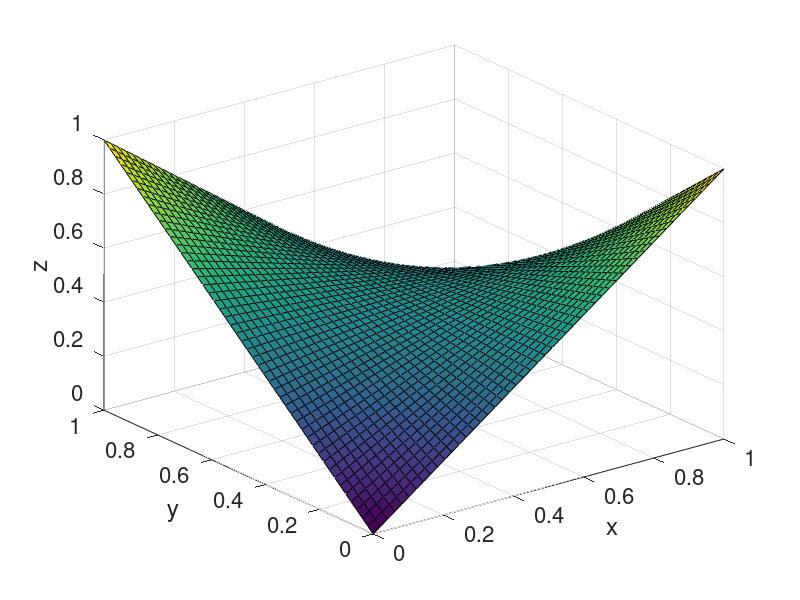

The MATLAB source for this figure:
clear
clc

%Inputs:
Nx=50;
Ny=50 ;
Lx=1;
Ly=1;

%Grid
x=linspace(0,Lx,Nx);
y=linspace(0,Ly,Ny);
dx = x(2)-x(1) ;
dy = y(2)-y(1) ;

%Initialize matrices
N=Nx * Ny ;         %(number of unknowns)
M=zeros(N,N);        % N rows and N columns
B=zeros(N,1);        % N rows and 1 column

%Interior Points
for i=2:Nx-1    %Loop over the x direction skipping the 1st and last grid points.
    for j=2:Ny-1  %Loop over the y direction skipping the 1st and last grid points.
  n=i+(j-1)*Nx ;    %converting from the i,j grid to the n-th grid.
  M(n,n)=-4 ;    %Main diagonal
  M(n,n-1)=1;    %off diagonal to the left
  M(n,n+1)=1;    %off diagonal to the right
  M(n,n-Nx)=1;   
  M(n,n+Nx)=1;
  B(n,1)= 0 ;
    end
end

    %Boundary Conditions
    
    %Left Side T = y
    i=1;
    for j=1:Ny
       n=i+(j-1)*Nx;
       M(n,n)=1;
       B(n,1)=y(j); 
        
    end
    
    %Right Side T = 1-y
    i=Nx;
    for j=1:Ny
       n=i+(j-1)*Nx;
       M(n,n)=1;
       B(n,1)=1-y(j); 
        
    end
    
    %Bottom Side T = x
    j=1;
    for i=1:Nx
       n=i+(j-1)*Nx;
       M(n,n)=1;
       B(n,1)=x(i); 
        
    end
    
    %Top Side T=1-x
    j=Ny;
    for i=1:Ny
       n=i+(j-1)*Nx;
       M(n,n)=1;
       B(n,1)=1-x(i); 
        
    end
    
    
    %solve for T
   T_vec= inv(M) *B ;
    
    
    for i=1:Nx
        for j=1:Ny
       n=i+(j-1)*Nx ;
       T(i,j)=T_vec(n);
            
        end
    end
    
    
    %Plotting
    
    surf(x,y,T');
    xlabel('x');
    ylabel('y');
    zlabel('z');
    set(gca, 'Fontsize' ,16 );
    
    


      

    
    
    
    
    
    
    
    
    